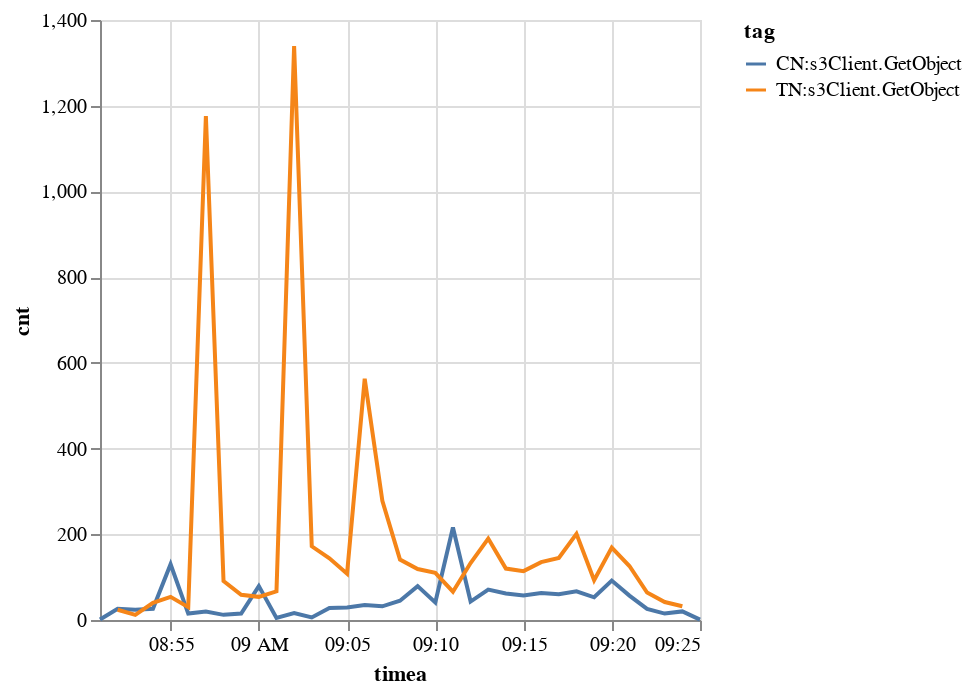

The code cell stored with this chart in its notebook:
### Code cell
alt.Chart(tmp).mark_line().encode(
    x='timea:T',
    y='cnt:Q',
    color='tag:N',
)

### Figure 1 — Vega-Lite specification as saved in the notebook (floating-point values rounded to 4 significant figures)
{"config": {"view": {"continuousWidth": 300, "continuousHeight": 300}}, "data": {"name": "data-ae84063cee4d9641ff34bbcd9bbb3ec0"}, "mark": {"type": "line"}, "encoding": {"color": {"field": "tag", "type": "nominal"}, "x": {"field": "timea", "type": "temporal"}, "y": {"field": "cnt", "type": "quantitative"}}, "$schema": "https://vega.github.io/schema/vega-lite/v5.8.0.json", "datasets": {"data-ae84063cee4d9641ff34bbcd9bbb3ec0": [{"tag": "CN:s3Client.GetObject", "timea": "2023-09-12 08:51:00", "cnt": 1, "mindu": 68.26, "du": 68.26, "maxdu": 68.26, "sz": 1803}, {"tag": "CN:s3Client.GetObject", "timea": "2023-09-12 08:52:00", "cnt": 26, "mindu": 39.47, "du": 1040.0, "maxdu": 5074.0, "sz": 12071488}, {"tag": "CN:s3Client.GetObject", "timea": "2023-09-12 08:53:00", "cnt": 24, "mindu": 34.96, "du": 989.9, "maxdu": 5036.0, "sz": 13031354}, {"tag": "CN:s3Client.GetObject", "timea": "2023-09-12 08:54:00", "cnt": 26, "mindu": 22.81, "du": 209.9, "maxdu": 3446.0, "sz": 8925277}, {"tag": "CN:s3Client.GetObject", "timea": "2023-09-12 08:55:00", "cnt": 130, "mindu": 10.22, "du": 628.6, "maxdu": 4143.0, "sz": 23364276}, {"tag": "CN:s3Client.GetObject", "timea": "2023-09-12 08:56:00", "cnt": 15, "mindu": 33.8, "du": 1139.0, "maxdu": 4552.0, "sz": 6697038}, {"tag": "CN:s3Client.GetObject", "timea": "2023-09-12 08:57:00", "cnt": 20, "mindu": 39.3, "du": 1682.0, "maxdu": 4988.0, "sz": 6159011}, {"tag": "CN:s3Client.GetObject", "timea": "2023-09-12 08:58:00", "cnt": 12, "mindu": 41.47, "du": 1274.0, "maxdu": 4784.0, "sz": 3441689}, {"tag": "CN:s3Client.GetObject", "timea": "2023-09-12 08:59:00", "cnt": 15, "mindu": 16.54, "du": 1154.0, "maxdu": 5044.0, "sz": 2169294}, {"tag": "CN:s3Client.GetObject", "timea": "2023-09-12 09:00:00", "cnt": 79, "mindu": 11.01, "du": 220.7, "maxdu": 4596.0, "sz": 10827536}, {"tag": "CN:s3Client.GetObject", "timea": "2023-09-12 09:01:00", "cnt": 5, "mindu": 27.84, "du": 2035.0, "maxdu": 4932.0, "sz": 749498}, {"tag": "CN:s3Client.GetObject", "timea": "2023-09-12 09:02:00", "cnt": 16, "mindu": 36.25, "du": 1471.0, "maxdu": 4574.0, "sz": 423847}, {"tag": "CN:s3Client.GetObject", "timea": "2023-09-12 09:03:00", "cnt": 6, "mindu": 28.68, "du": 1340.0, "maxdu": 1613.0, "sz": 12705}, {"tag": "CN:s3Client.GetObject", "timea": "2023-09-12 09:04:00", "cnt": 28, "mindu": 13.63, "du": 82.4, "maxdu": 195.3, "sz": 5938282}, {"tag": "CN:s3Client.GetObject", "timea": "2023-09-12 09:05:00", "cnt": 29, "mindu": 41.54, "du": 139.9, "maxdu": 238.7, "sz": 9475356}, {"tag": "CN:s3Client.GetObject", "timea": "2023-09-12 09:06:00", "cnt": 35, "mindu": 40.81, "du": 147.1, "maxdu": 315.3, "sz": 2982518}, {"tag": "CN:s3Client.GetObject", "timea": "2023-09-12 09:07:00", "cnt": 32, "mindu": 33.88, "du": 155.6, "maxdu": 349.2, "sz": 6066621}, {"tag": "CN:s3Client.GetObject", "timea": "2023-09-12 09:08:00", "cnt": 45, "mindu": 26.55, "du": 98.74, "maxdu": 199.4, "sz": 188052}, {"tag": "CN:s3Client.GetObject", "timea": "2023-09-12 09:09:00", "cnt": 79, "mindu": 14.93, "du": 133.0, "maxdu": 321.1, "sz": 13590888}, {"tag": "CN:s3Client.GetObject", "timea": "2023-09-12 09:10:00", "cnt": 41, "mindu": 20.08, "du": 139.4, "maxdu": 214.5, "sz": 9394433}, {"tag": "CN:s3Client.GetObject", "timea": "2023-09-12 09:11:00", "cnt": 216, "mindu": 24.03, "du": 104.7, "maxdu": 219.0, "sz": 25811560}, {"tag": "CN:s3Client.GetObject", "timea": "2023-09-12 09:12:00", "cnt": 43, "mindu": 49.67, "du": 168.1, "maxdu": 336.5, "sz": 8736485}, {"tag": "CN:s3Client.GetObject", "timea": "2023-09-12 09:13:00", "cnt": 71, "mindu": 44.3, "du": 84.77, "maxdu": 163.8, "sz": 3218201}, {"tag": "CN:s3Client.GetObject", "timea": "2023-09-12 09:14:00", "cnt": 62, "mindu": 12.4, "du": 104.9, "maxdu": 259.6, "sz": 5186687}, {"tag": "CN:s3Client.GetObject", "timea": "2023-09-12 09:15:00", "cnt": 57, "mindu": 37.79, "du": 101.7, "maxdu": 189.8, "sz": 5171238}, {"tag": "CN:s3Client.GetObject", "timea": "2023-09-12 09:16:00", "cnt": 63, "mindu": 37.07, "du": 119.0, "maxdu": 239.5, "sz": 3079203}, {"tag": "CN:s3Client.GetObject", "timea": "2023-09-12 09:17:00", "cnt": 60, "mindu": 34.48, "du": 91.0, "maxdu": 170.0, "sz": 8276947}, {"tag": "CN:s3Client.GetObject", "timea": "2023-09-12 09:18:00", "cnt": 67, "mindu": 36.28, "du": 97.96, "maxdu": 179.9, "sz": 7442064}, {"tag": "CN:s3Client.GetObject", "timea": "2023-09-12 09:19:00", "cnt": 53, "mindu": 18.03, "du": 139.7, "maxdu": 229.3, "sz": 72609}, {"tag": "CN:s3Client.GetObject", "timea": "2023-09-12 09:20:00", "cnt": 92, "mindu": 34.36, "du": 98.95, "maxdu": 292.6, "sz": 14469459}, {"tag": "CN:s3Client.GetObject", "timea": "2023-09-12 09:21:00", "cnt": 57, "mindu": 42.99, "du": 143.0, "maxdu": 256.6, "sz": 7513463}, {"tag": "CN:s3Client.GetObject", "timea": "2023-09-12 09:22:00", "cnt": 26, "mindu": 40.54, "du": 71.96, "maxdu": 228.9, "sz": 625041}, {"tag": "CN:s3Client.GetObject", "timea": "2023-09-12 09:23:00", "cnt": 15, "mindu": 42.78, "du": 50.88, "maxdu": 61.61, "sz": 20804}, {"tag": "CN:s3Client.GetObject", "timea": "2023-09-12 09:24:00", "cnt": 20, "mindu": 40.11, "du": 61.78, "maxdu": 139.0, "sz": 23762}, {"tag": "CN:s3Client.GetObject", "timea": "2023-09-12 09:25:00", "cnt": 1, "mindu": 55.62, "du": 55.62, "maxdu": 55.62, "sz": 314}, {"tag": "TN:s3Client.GetObject", "timea": "2023-09-12 08:52:00", "cnt": 24, "mindu": 12.52, "du": 38.27, "maxdu": 81.26, "sz": 786802}, {"tag": "TN:s3Client.GetObject", "timea": "2023-09-12 08:53:00", "cnt": 12, "mindu": 12.03, "du": 32.46, "maxdu": 46.47, "sz": 18528}, {"tag": "TN:s3Client.GetObject", "timea": "2023-09-12 08:54:00", "cnt": 40, "mindu": 11.8, "du": 35.04, "maxdu": 176.9, "sz": 659485}, {"tag": "TN:s3Client.GetObject", "timea": "2023-09-12 08:55:00", "cnt": 54, "mindu": 9.219, "du": 34.08, "maxdu": 74.09, "sz": 4366152}, {"tag": "TN:s3Client.GetObject", "timea": "2023-09-12 08:56:00", "cnt": 30, "mindu": 17.42, "du": 42.74, "maxdu": 63.17, "sz": 22684397}, {"tag": "TN:s3Client.GetObject", "timea": "2023-09-12 08:57:00", "cnt": 1176, "mindu": 10.78, "du": 41.64, "maxdu": 340.2, "sz": 68185766}, {"tag": "TN:s3Client.GetObject", "timea": "2023-09-12 08:58:00", "cnt": 91, "mindu": 11.62, "du": 40.57, "maxdu": 134.5, "sz": 32604099}, {"tag": "TN:s3Client.GetObject", "timea": "2023-09-12 08:59:00", "cnt": 59, "mindu": 10.56, "du": 38.08, "maxdu": 94.53, "sz": 32241408}, {"tag": "TN:s3Client.GetObject", "timea": "2023-09-12 09:00:00", "cnt": 54, "mindu": 12.68, "du": 67.18, "maxdu": 816.6, "sz": 35850877}, {"tag": "TN:s3Client.GetObject", "timea": "2023-09-12 09:01:00", "cnt": 67, "mindu": 14.16, "du": 47.05, "maxdu": 147.1, "sz": 159534382}, {"tag": "TN:s3Client.GetObject", "timea": "2023-09-12 09:02:00", "cnt": 1339, "mindu": 11.27, "du": 43.16, "maxdu": 252.8, "sz": 123449369}, {"tag": "TN:s3Client.GetObject", "timea": "2023-09-12 09:03:00", "cnt": 172, "mindu": 11.62, "du": 43.86, "maxdu": 208.2, "sz": 18715401}, {"tag": "TN:s3Client.GetObject", "timea": "2023-09-12 09:04:00", "cnt": 144, "mindu": 11.6, "du": 48.92, "maxdu": 206.0, "sz": 162615639}, {"tag": "TN:s3Client.GetObject", "timea": "2023-09-12 09:05:00", "cnt": 108, "mindu": 11.85, "du": 46.45, "maxdu": 160.8, "sz": 27946159}, {"tag": "TN:s3Client.GetObject", "timea": "2023-09-12 09:06:00", "cnt": 563, "mindu": 10.87, "du": 45.58, "maxdu": 181.9, "sz": 43603147}, {"tag": "TN:s3Client.GetObject", "timea": "2023-09-12 09:07:00", "cnt": 278, "mindu": 11.74, "du": 53.33, "maxdu": 668.6, "sz": 102101533}, {"tag": "TN:s3Client.GetObject", "timea": "2023-09-12 09:08:00", "cnt": 141, "mindu": 11.74, "du": 43.09, "maxdu": 97.99, "sz": 63156658}, {"tag": "TN:s3Client.GetObject", "timea": "2023-09-12 09:09:00", "cnt": 119, "mindu": 9.159, "du": 42.74, "maxdu": 126.9, "sz": 17912938}, {"tag": "TN:s3Client.GetObject", "timea": "2023-09-12 09:10:00", "cnt": 110, "mindu": 11.83, "du": 45.37, "maxdu": 175.8, "sz": 57895764}, {"tag": "TN:s3Client.GetObject", "timea": "2023-09-12 09:11:00", "cnt": 66, "mindu": 12.86, "du": 61.48, "maxdu": 882.5, "sz": 12166161}, {"tag": "TN:s3Client.GetObject", "timea": "2023-09-12 09:12:00", "cnt": 133, "mindu": 12.87, "du": 43.12, "maxdu": 106.7, "sz": 35172512}, {"tag": "TN:s3Client.GetObject", "timea": "2023-09-12 09:13:00", "cnt": 190, "mindu": 12.52, "du": 47.63, "maxdu": 197.2, "sz": 139453069}, {"tag": "TN:s3Client.GetObject", "timea": "2023-09-12 09:14:00", "cnt": 120, "mindu": 11.93, "du": 53.96, "maxdu": 986.3, "sz": 43977064}, {"tag": "TN:s3Client.GetObject", "timea": "2023-09-12 09:15:00", "cnt": 114, "mindu": 14.22, "du": 56.39, "maxdu": 263.1, "sz": 71080674}, {"tag": "TN:s3Client.GetObject", "timea": "2023-09-12 09:16:00", "cnt": 135, "mindu": 12.13, "du": 53.17, "maxdu": 328.0, "sz": 79629056}, {"tag": "TN:s3Client.GetObject", "timea": "2023-09-12 09:17:00", "cnt": 145, "mindu": 12.09, "du": 50.6, "maxdu": 120.8, "sz": 90716297}, {"tag": "TN:s3Client.GetObject", "timea": "2023-09-12 09:18:00", "cnt": 201, "mindu": 11.18, "du": 52.6, "maxdu": 260.7, "sz": 160024333}, {"tag": "TN:s3Client.GetObject", "timea": "2023-09-12 09:19:00", "cnt": 93, "mindu": 11.38, "du": 54.02, "maxdu": 133.8, "sz": 18539444}, {"tag": "TN:s3Client.GetObject", "timea": "2023-09-12 09:20:00", "cnt": 169, "mindu": 10.43, "du": 56.98, "maxdu": 207.8, "sz": 60955586}, {"tag": "TN:s3Client.GetObject", "timea": "2023-09-12 09:21:00", "cnt": 126, "mindu": 12.09, "du": 50.66, "maxdu": 147.9, "sz": 54728550}, {"tag": "TN:s3Client.GetObject", "timea": "2023-09-12 09:22:00", "cnt": 64, "mindu": 11.69, "du": 51.4, "maxdu": 206.1, "sz": 13223969}, {"tag": "TN:s3Client.GetObject", "timea": "2023-09-12 09:23:00", "cnt": 42, "mindu": 14.29, "du": 55.43, "maxdu": 156.8, "sz": 4920513}, {"tag": "TN:s3Client.GetObject", "timea": "2023-09-12 09:24:00", "cnt": 32, "mindu": 12.1, "du": 62.92, "maxdu": 171.8, "sz": 3565455}]}}
